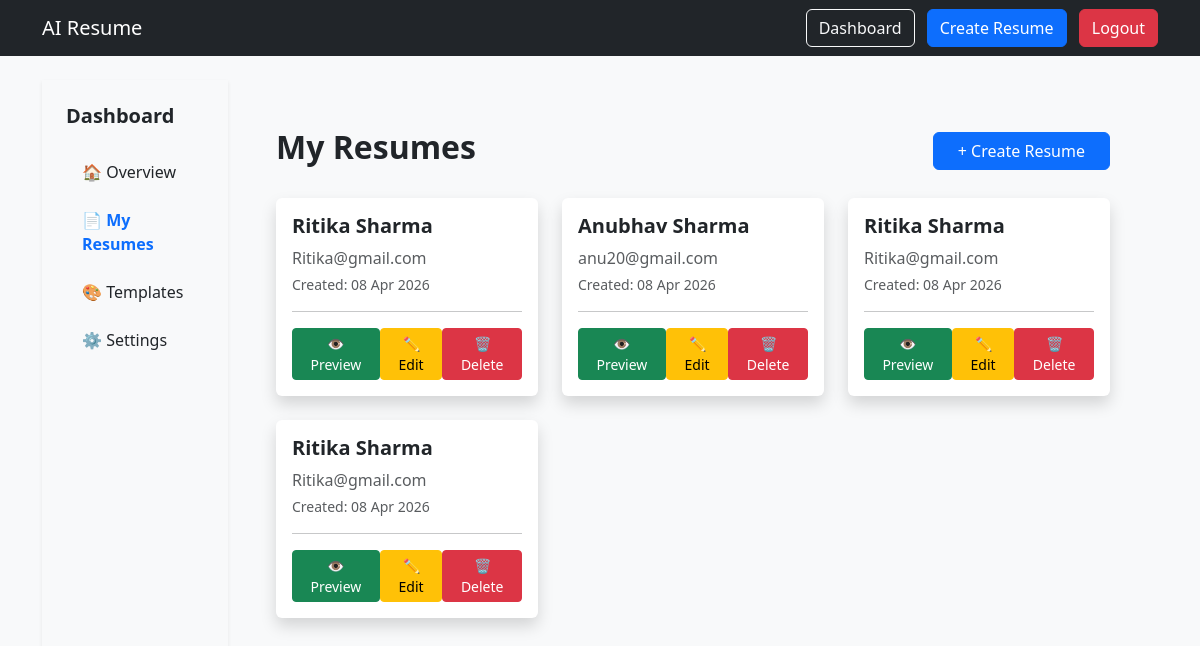
Page /dashboard/ (signed in) on the earlier database version.
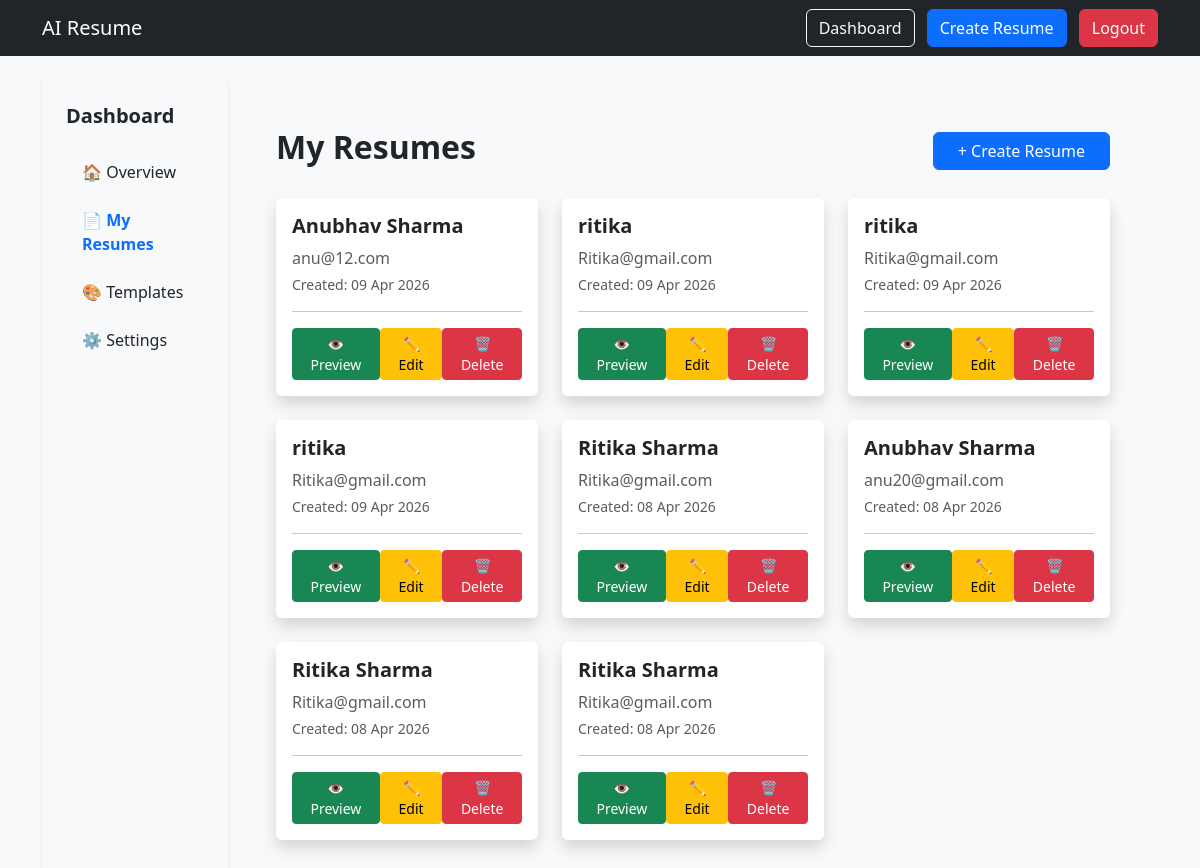
Same page on the later database version.
### resume/models.py (models this page shows, shortened)
class Resume(models.Model):
    user = models.ForeignKey(User, on_delete=models.CASCADE)
    name = models.CharField(max_length=255)
    email = models.EmailField()
    phone = models.CharField(max_length=20, blank=True)
    location = models.CharField(max_length=100, blank=True)
    summary = models.TextField(blank=True, null=True)
    education = models.TextField(blank=True)
    experience = models.TextField(blank=True)
    skills = models.TextField(blank=True)  # Comma-separated skills
    template = models.CharField(max_length=50, default="template1")
    github = models.URLField(blank=True)
    linkedin = models.URLField(blank=True)
    leetcode = models.URLField(blank=True)
    gfg = models.URLField(blank=True)
    created_at = models.DateTimeField(auto_now_add=True)
    class Meta:
        ordering = ['-created_at']

### resume/views.py (the view)
# urls.py: path('dashboard/', views.dashboard, name='dashboard'),
@login_required
def dashboard(request):
    resumes = Resume.objects.filter(user=request.user)
    return render(request, "dashboard.html", {"resumes": resumes})

### resume/templates/dashboard.html (shortened to what this page needs)
{% extends 'base.html' %}
{% block content %}
<div class="container-fluid">
  <div class="row">
    <div class="col-md-2 bg-light min-vh-100 p-4 shadow-sm">
      <h5 class="mb-4 fw-bold">Dashboard</h5>
      <ul class="nav flex-column">
        <li class="nav-item mb-2">
          <a class="nav-link text-dark" href="#">🏠 Overview</a>
        </li>
        <li class="nav-item mb-2">
          <a class="nav-link active fw-bold text-primary" href="/dashboard/">📄 My Resumes</a>
        </li>
        <li class="nav-item mb-2">
          <a class="nav-link text-dark" href="#">🎨 Templates</a>
        </li>
        <li class="nav-item mb-2">
          <a class="nav-link text-dark" href="#">⚙️ Settings</a>
        </li>
      </ul>
    </div>
    <div class="col-md-10 p-5">
      <div class="d-flex justify-content-between align-items-center mb-4">
        <h2 class="fw-bold">My Resumes</h2>
        <a href="/create/" class="btn btn-primary px-4">
          + Create Resume
        </a>
      </div>
      <div class="row">
        {% for resume in resumes %}
        <div class="col-md-4">
          <div class="card mb-4 shadow border-0">
            <div class="card-body">
              <h5 class="card-title fw-bold">{{ resume.name }}</h5>
              <p class="text-muted mb-1">{{ resume.email }}</p>
              <p class="text-muted small">
                Created: {{ resume.created_at|date:"d M Y" }}
              </p>
              <hr>
              <div class="d-flex justify-content-between">
                <a href="/preview/{{ resume.id }}/" class="btn btn-sm btn-success">
                  👁 Preview
                </a>
                <a href="/edit/{{ resume.id }}/" class="btn btn-sm btn-warning">
                  ✏️ Edit
                </a>
                <a href="/delete/{{ resume.id }}/" class="btn btn-sm btn-danger">
                  🗑 Delete
                </a>
              </div>
            </div>
          </div>
        </div>
        {% endfor %}
      </div>
    </div>
  </div>
</div>
{% endblock %}

### resume/templates/base.html (shortened to what this page needs)
<!DOCTYPE html>
<html>
<head>
    <link href="https://cdn.jsdelivr.net/npm/bootstrap@5.3.0/dist/css/bootstrap.min.css" rel="stylesheet">
</head>
<body class="bg-light">
<nav class="navbar navbar-expand-lg navbar-dark bg-dark">
  <div class="container">
    <a class="navbar-brand" href="/">AI Resume</a>
    <div class="ms-auto">
      <a href="/dashboard/" class="btn btn-outline-light me-2">Dashboard</a>
      <a href="/create/" class="btn btn-primary me-2">Create Resume</a>
      <a href="/logout/" class="btn btn-danger">Logout</a>
    </div>
  </div>
</nav>
<div class="container mt-4">
    {% block content %}{% endblock %}
</div>
</body>
</html>

Differences in the rows shown:
added Resume: name "Anubhav Sharma", email "anu@12.com", created_at "09 Apr 2026"
added Resume: name "ritika", email "Ritika@gmail.com", created_at "09 Apr 2026"
added Resume: name "ritika", email "Ritika@gmail.com", created_at "09 Apr 2026"
added Resume: name "ritika", email "Ritika@gmail.com", created_at "09 Apr 2026"
